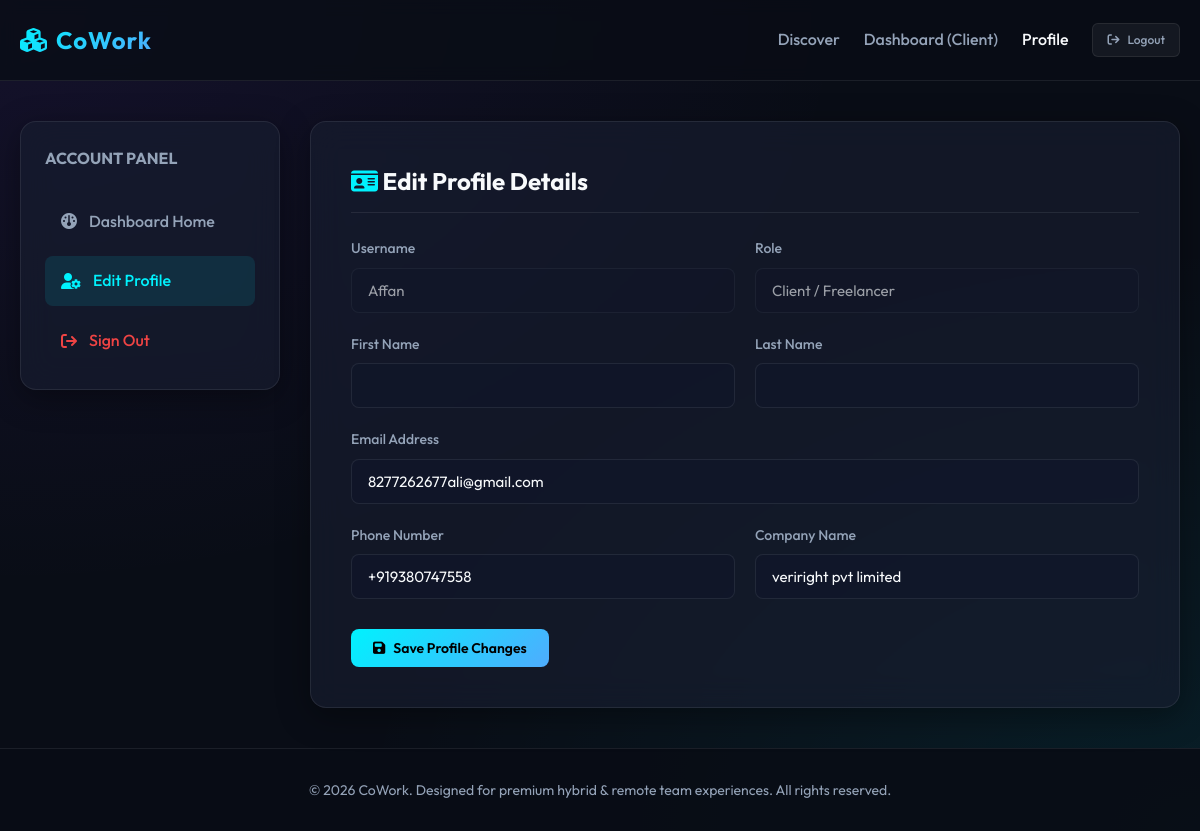
The app's page /accounts/profile/ (signed in) with its own data.
### accounts/models.py (models this page shows, shortened)
class CustomUser(AbstractUser):
    ROLE_CHOICES = (
        ('CLIENT', 'Client / Freelancer'),
        ('OWNER', 'Space Owner'),
        ('ADMIN', 'Administrator'),
    )
    role = models.CharField(max_length=10, choices=ROLE_CHOICES, default='CLIENT')
    phone = models.CharField(max_length=15, blank=True, null=True)
    company_name = models.CharField(max_length=100, blank=True, null=True)

### accounts/views.py (the view, shortened to what this page needs)
# urls.py: path('profile/', views.profile_view, name='profile'),
@login_required
def profile_view(request):
    return render(request, 'accounts/profile.html')

### accounts/context_processors.py (called while the page is built)
def notifications_context(request):
    if request.user.is_authenticated:
        unread_notifications = request.user.notifications.filter(is_read=False)
        all_notifications = request.user.notifications.all()[:10]
        return {
            'unread_notifications_count': unread_notifications.count(),
            'unread_notifications': unread_notifications,
            'all_notifications': all_notifications,
        }
    return {
        'unread_notifications_count': 0,
        'unread_notifications': [],
        'all_notifications': [],
    }

### templates/accounts/profile.html (shortened to what this page needs)
{% extends 'base.html' %}
{% block content %}
<div class="dashboard-grid">
    <div class="glass-panel dashboard-menu">
        <h3 style="margin-bottom: 15px; font-size: 16px; color: var(--text-secondary);">ACCOUNT PANEL</h3>
        <a href="{% url 'dashboard_home' %}" class="dashboard-menu-link">
            <i class="fa-solid fa-gauge"></i> Dashboard Home
        </a>
        <a href="{% url 'profile' %}" class="dashboard-menu-link active">
            <i class="fa-solid fa-user-gear"></i> Edit Profile
        </a>
        <a href="{% url 'logout' %}" class="dashboard-menu-link" style="color: var(--danger);">
            <i class="fa-solid fa-arrow-right-from-bracket"></i> Sign Out
        </a>
    </div>
    <div class="dashboard-content">
        <div class="glass-panel" style="padding: 40px;">
            <h2 style="margin-bottom: 24px; font-weight: 700; border-bottom: 1px solid var(--border-color); padding-bottom: 12px;">
                <i class="fa-solid fa-id-card" style="color: var(--accent-primary);"></i> Edit Profile Details
            </h2>
            <form method="POST">
                <div style="display: grid; grid-template-columns: 1fr 1fr; gap: 20px;">
                    <div class="form-group">
                        <label>Username</label>
                        <input type="text" class="form-control" value="{{ user.username }}" disabled style="opacity: 0.6; cursor: not-allowed;">
                    </div>
                    <div class="form-group">
                        <label>Role</label>
                        <input type="text" class="form-control" value="{{ user.get_role_display }}" disabled style="opacity: 0.6; cursor: not-allowed;">
                    </div>
                </div>
                <div style="display: grid; grid-template-columns: 1fr 1fr; gap: 20px;">
                    <div class="form-group">
                        <label for="first_name">First Name</label>
                        <input type="text" name="first_name" id="first_name" class="form-control" value="{{ user.first_name }}">
                    </div>
                    <div class="form-group">
                        <label for="last_name">Last Name</label>
                        <input type="text" name="last_name" id="last_name" class="form-control" value="{{ user.last_name }}">
                    </div>
                </div>
                <div class="form-group">
                    <label for="email">Email Address</label>
                    <input type="email" name="email" id="email" class="form-control" value="{{ user.email }}" required>
                </div>
                <div style="display: grid; grid-template-columns: 1fr 1fr; gap: 20px;">
                    <div class="form-group">
                        <label for="phone">Phone Number</label>
                        <input type="text" name="phone" id="phone" class="form-control" value="{{ user.phone|default:'' }}">
                    </div>
                    <div class="form-group">
                        <label for="company_name">Company Name</label>
                        <input type="text" name="company_name" id="company_name" class="form-control" value="{{ user.company_name|default:'' }}">
                    </div>
                </div>
                <button type="submit" class="btn btn-primary" style="margin-top: 10px;">
                    <i class="fa-solid fa-floppy-disk"></i> Save Profile Changes
                </button>
            </form>
        </div>
    </div>
</div>
{% endblock %}

### static/css/styles.css (style rules this page uses)
:root { --bg-primary: #090d16; --bg-secondary: #0f172a; --card-bg: rgba(23, 30, 48, 0.65); --border-color: rgba(255, 255, 255, 0.08); --text-primary: #f8fafc; --text-secondary: #94a3b8; --accent-gradient: linear-gradient(135deg, #00f2fe 0%, #4facfe 100%); --accent-primary: #00f2fe; --accent-secondary: #7c3aed; --success: #10b981; --warning: #f59e0b; --danger: #ef4444; --transition: all 0.3s cubic-bezier(0.4, 0, 0.2, 1); --shadow-glow: 0 0 20px rgba(0, 242, 254, 0.15); }
* { margin: 0; padding: 0; box-sizing: border-box; }
body { font-family: 'Outfit', sans-serif; background-color: var(--bg-primary); background-image: radial-gradient(at 0% 0%, rgba(124, 58, 237, 0.1) 0px, transparent 50%), radial-gradient(at 100% 100%, rgba(0, 242, 254, 0.08) 0px, transparent 50%); background-attachment: fixed; color: var(--text-primary); line-height: 1.6; min-height: 100vh; display: flex; flex-direction: column; }
a { color: var(--accent-primary); text-decoration: none; transition: var(--transition); }
.glass-panel { background: var(--card-bg); backdrop-filter: blur(16px); -webkit-backdrop-filter: blur(16px); border: 1px solid var(--border-color); border-radius: 16px; box-shadow: 0 8px 32px 0 rgba(0, 0, 0, 0.37); }
.btn { display: inline-flex; align-items: center; justify-content: center; padding: 10px 22px; border-radius: 8px; font-weight: 600; font-family: inherit; cursor: pointer; transition: var(--transition); gap: 8px; border: none; font-size: 14px; }
.btn-primary { background: var(--accent-gradient); color: #000; }
.form-group { margin-bottom: 20px; }
.form-group label { display: block; margin-bottom: 8px; font-weight: 500; color: var(--text-secondary); font-size: 14px; }
.form-control, select, textarea { width: 100%; padding: 12px 16px; background: rgba(15, 23, 42, 0.6); border: 1px solid var(--border-color); border-radius: 8px; color: var(--text-primary); font-family: inherit; font-size: 15px; transition: var(--transition); }
.dashboard-grid { display: grid; grid-template-columns: 260px 1fr; gap: 30px; padding: 40px 0; }
.dashboard-menu { padding: 24px; height: fit-content; display: flex; flex-direction: column; gap: 10px; }
.dashboard-menu-link { display: flex; align-items: center; gap: 12px; padding: 12px 16px; border-radius: 8px; color: var(--text-secondary); font-weight: 500; transition: var(--transition); }
.dashboard-menu-link:hover, .dashboard-menu-link.active { background: rgba(0, 242, 254, 0.1); color: var(--accent-primary); }
.dashboard-content { display: flex; flex-direction: column; gap: 30px; }

### records on screen
CustomUser: username "Affan", role "Client / Freelancer", email "8277262677ali@gmail.com", phone "+919380747558", company_name "veriright pvt limited"
